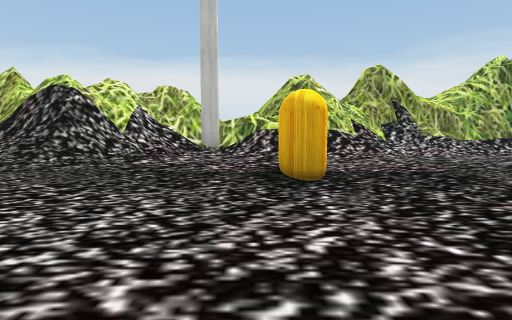
[1] (above)

12 first-person views from a walk through a 3-D level made in the Unity game engine. The camera is 1.3 m above the floor, tilts 6° down and sees 80° across. The floor is counted in squares, 2 m on a side. Each view is taken from the middle of a square. On the plan, view 1 faces up. The plan holds only what a view shows up to about 10 squares ahead; the rest is blank. The place goes on beyond the plan. Some trees and plants on the terrain are drawn as simple stand-ins. Some surface patterns are stand-ins.

[2]
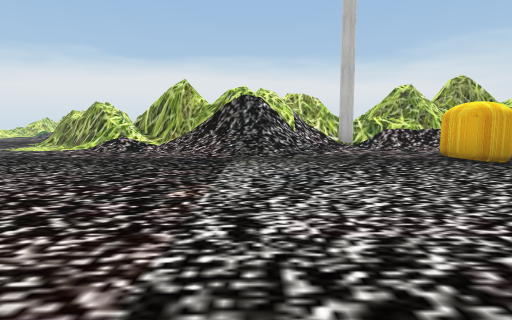

[3]
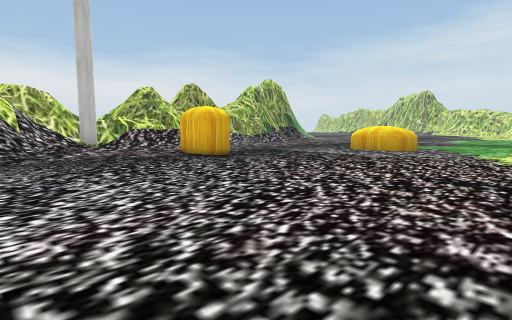

[4]
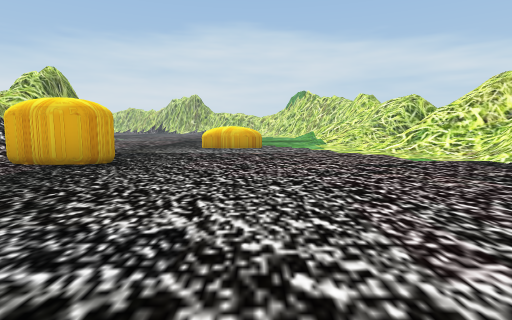

[5]
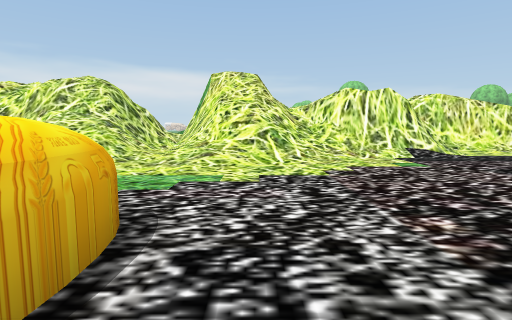

[6]
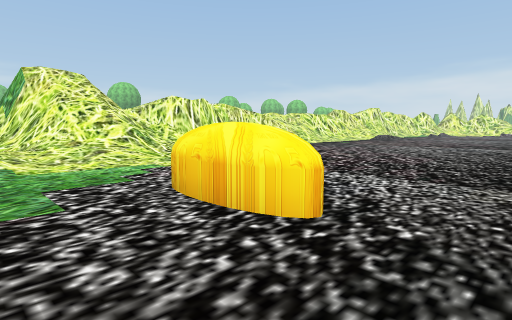

[7]
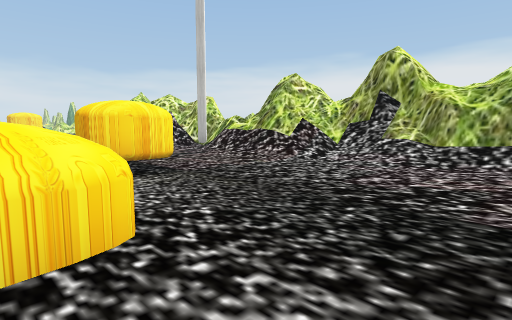

[8]
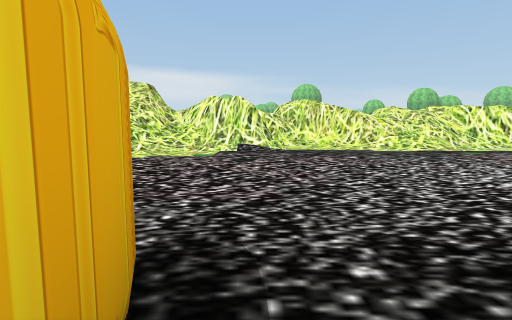

[9]
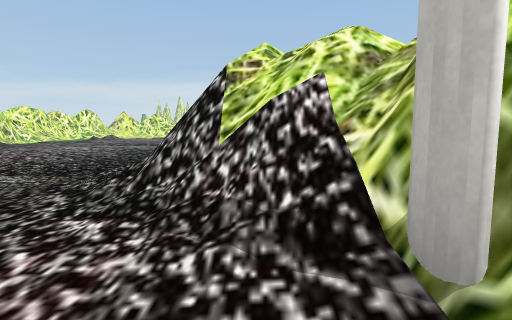

[10]
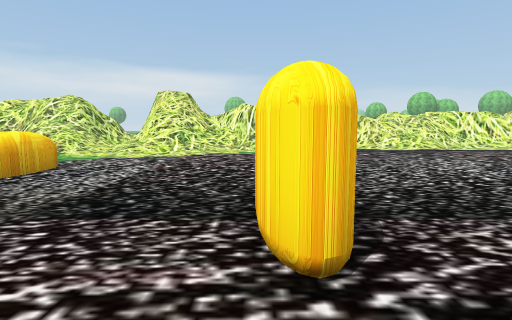

[11]
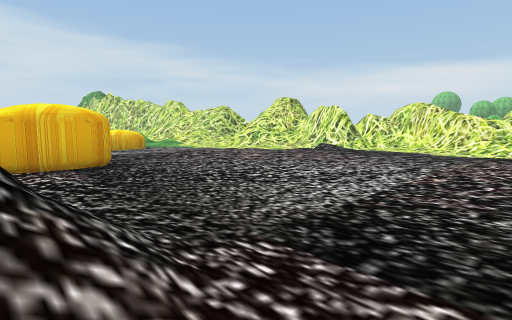

[12]
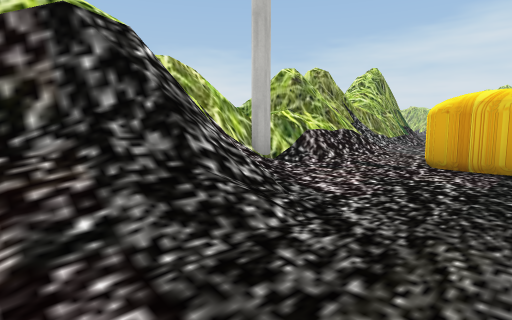

### Floor plan
Key: @ floor where view 1 was taken; # wall or solid block; . floor; / step, stairs or slope; = window, fence, low wall or low ledge; ^ raised ledge; v drop or lower ground.
Columns run from 12 left of view 1 to 7 right of it. Each row starts with its distance up from view 1.
 10                ##=#=
  9          =# ====#===
  8 ..##=#= ===#=#=//==#
  7 ...#=/=##=//////....
  6  ...///==//.........
  5   .....//....#......
  4    ..........#......
  3   ..................
  2   ...............^..
  1   ...............^..
  0   ... ......@.......
 -1   ..  ............./
 -2       ..........////
 -3      ........../////
 -4     ..//....=///////
 -5     ////=/. ##=//=/#
 -6        //=#= #=/=v#=
 -7           ==    =##=

Positions as (right, up) in squares from view 1, and headings:
1: (0, 0), facing up
2: (-4, -2), facing up
3: (-4, -2), facing up-right
4: (-5, 1), facing right
5: (4, 3), facing down
6: (7, 4), facing down-left
7: (7, 2), facing up-left
8: (0, 5), facing down
9: (0, 7), facing left
10: (1, 7), facing down
11: (-6, 6), facing down-right
12: (-5, 4), facing up-right
